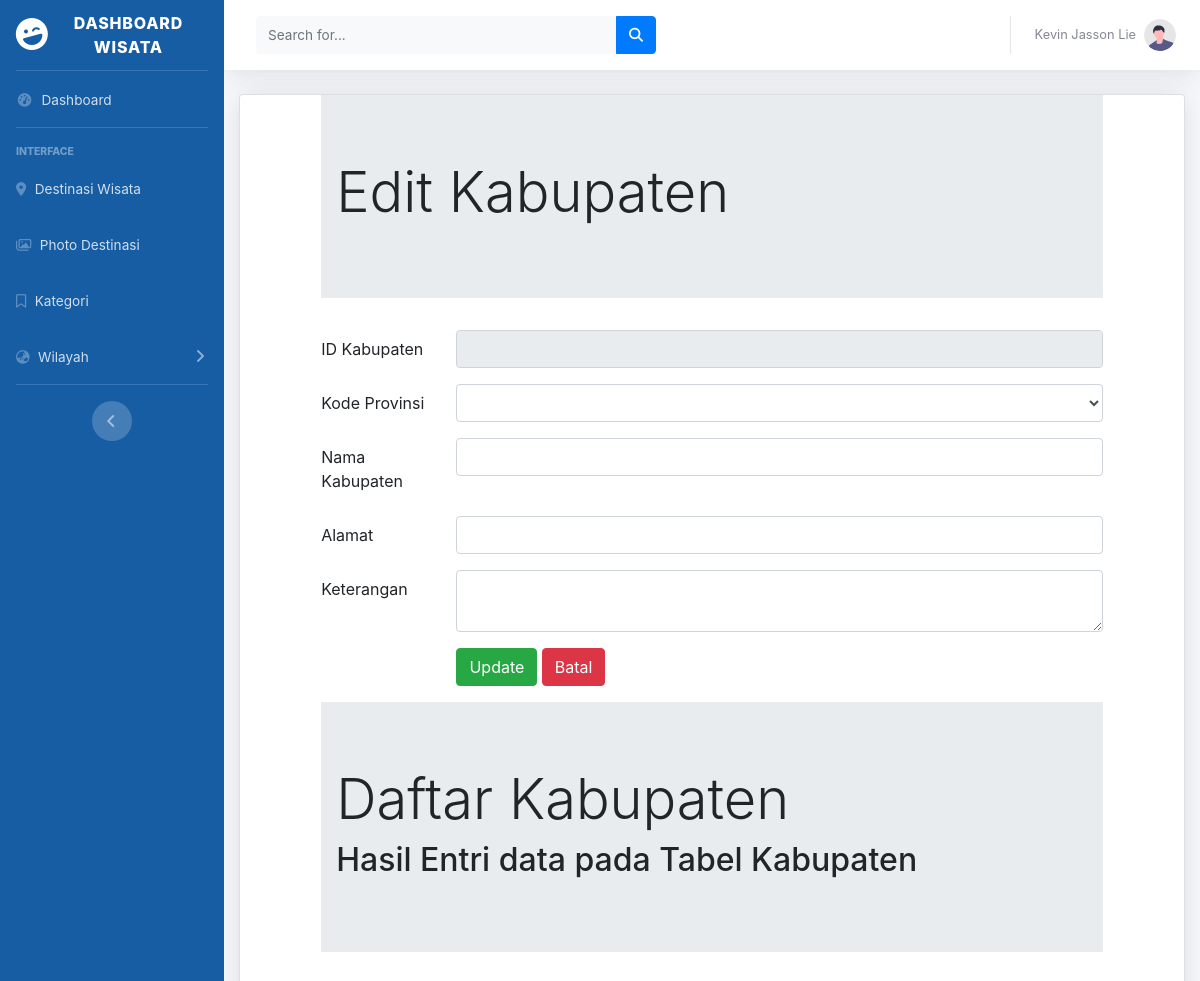
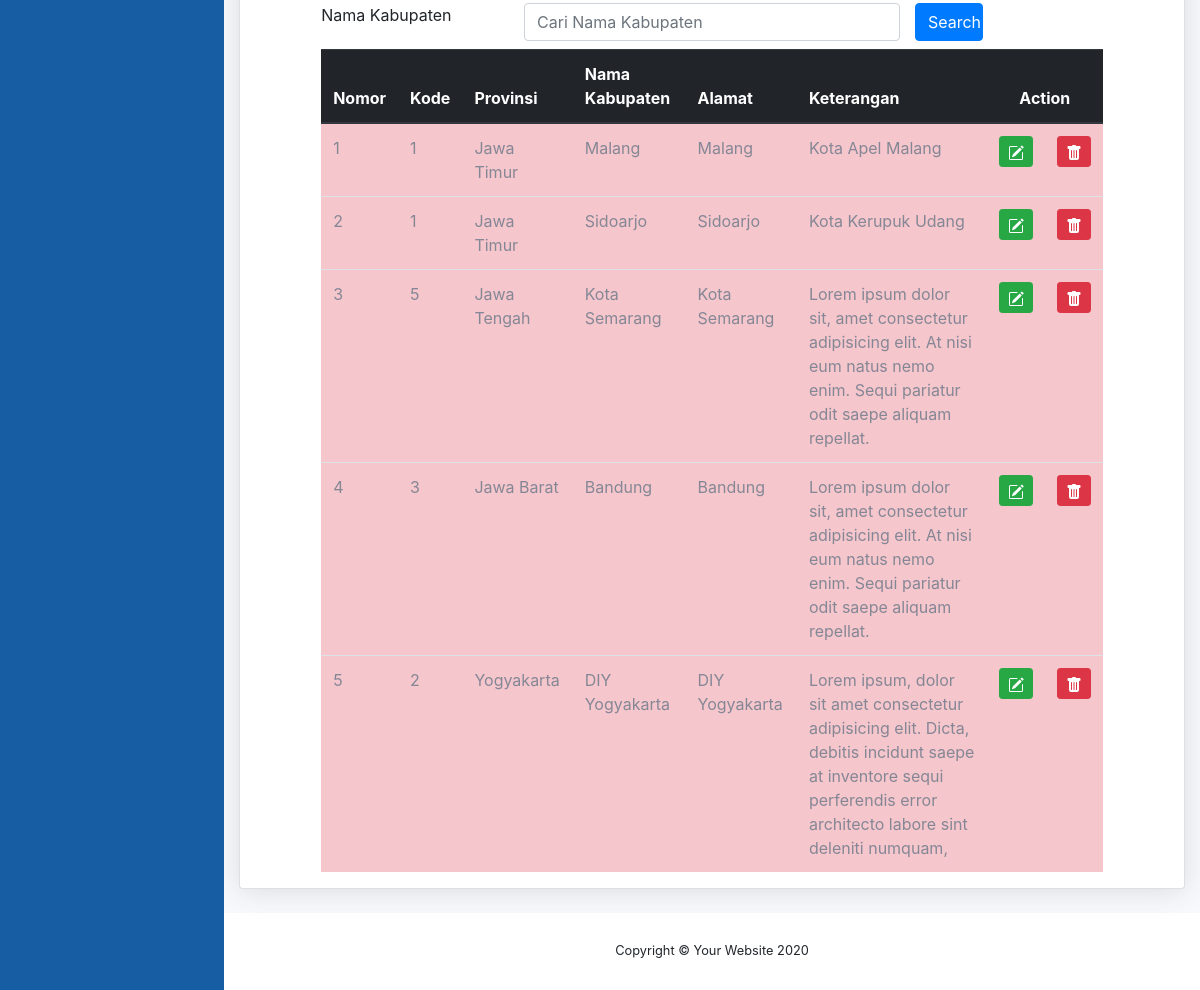
The page /ADMIN/kabupatenedit.php (signed in) on the database its author committed (2 pictures, top to bottom).
### tables this page shows
CREATE TABLE `kabupaten` (
  `kabupatenID` int(11) NOT NULL,
  `provinsiID` int(11) NOT NULL,
  `kabupatenNAMA` varchar(120) NOT NULL,
  `kabupatenALAMAT` varchar(255) NOT NULL,
  `kabupatenKET` text NOT NULL
);

CREATE TABLE `provinsi` (
  `provinsiID` int(11) NOT NULL,
  `provinsiKODE` varchar(50) NOT NULL,
  `provinsiNAMA` varchar(255) NOT NULL,
  `provinsiALAMAT` varchar(255) NOT NULL,
  `provinsiKET` text NOT NULL
);

### ADMIN/kabupatenedit.php (the view, shortened to what this page needs)
<!DOCTYPE html>
<html lang="en">
<head>
</head>
<?php include "header.php";?>
<div class="container-fluid">
<div class="card shadow mb-4">
<?php
include "includes/config.php";
$kabupatenid = $_GET["ubah"];
$editkabupaten = mysqli_query($connection, "SELECT kabupaten.*, provinsi.provinsiNAMA
 FROM kabupaten, provinsi WHERE kabupatenID = '$kabupatenid'
 AND provinsi.provinsiID = kabupaten.provinsiID");
$rowedit = mysqli_fetch_array($editkabupaten);
$dataprovinsi = mysqli_query($connection, "SELECT * FROM provinsi");
?>
<html lang="en">
<head>
    <link rel="stylesheet" type="text/css" href="https://cdnjs.cloudflare.com/ajax/libs/select2/4.0.3/css/select2.min.css">
    <link rel="stylesheet" type="text/css" href="css/bootstrap.min.css">
</head>
<div class="row">
<div class="col-sm-1">
</div>
<div class="col-sm-10">
        <div class="jumbotron jumbotron-fluid">
            <div class="container">
                <h1 class="display-4">Edit Kabupaten</h1>
            </div>
        </div>
<form method="POST" enctype="multipart/form-data">
  <div class="form-group row">
    <label for="kodedestinasi" class="col-sm-2 col-form-label">ID Kabupaten</label>
    <div class="col-sm-10">
      <input type="text" class="form-control" id="kodedestinasi" name="inputkode" value="<?php echo $rowedit["kabupatenID"]?>" maxlength="4" disabled>
    </div>
  </div>
  <div class="form-group row">
    <label for="provinsiid" class="col-sm-2 col-form-label">Kode Provinsi</label>
    <div class="col-sm-10">
    <select class="form-control" id="provinsiid" name="provinsiid">
        <option value="<?php echo $rowedit["provinsiID"]?>"><?php echo $rowedit["provinsiID"]?>
          <?php echo $rowedit['provinsiNAMA']?></option>
        <?php while($row = mysqli_fetch_array($dataprovinsi))
        { ?>
            <option value="<?php echo $row["provinsiID"]?>">
            </option>
        <?php } ?>
    </select>
  </div>
  </div>
  <div class="form-group row">
    <label for="kabupatennama" class="col-sm-2 col-form-label">Nama Kabupaten</label>
    <div class="col-sm-10">
      <input type="text" class="form-control" name="kabupatennama" id="kabupatennama" value="<?php echo $rowedit["kabupatenNAMA"]?>">
    </div>
  </div>
  <div class="form-group row">
    <label for="kabupatenalamat" class="col-sm-2 col-form-label">Alamat</label>
    <div class="col-sm-10">
      <input type="text" class="form-control" name="kabupatenalamat" id="kabupatenalamat" value="<?php echo $rowedit["kabupatenALAMAT"]?>">
    </div>
  </div>
  <div class="form-group row">
    <label for="kabupatenket" class="col-sm-2 col-form-label">Keterangan</label>
    <div class="col-sm-10">
      <textarea class="form-control" name="kabupatenket" id="kabupatenket"><?php echo $rowedit["kabupatenKET"]?></textarea>
    </div>
  </div>
  <div class="form-group row">
    <div class="col-sm-2"></div>
    <div class="col-sm-10">
      <input type="submit" class="btn btn-success" value="Update" name="Edit">
      <input type="submit" class="btn btn-danger" value="Batal" name="Batal">
    </div>
  </div>
</form>
</div>
<div class="col-sm-1">
</div>
</div>
<div class="row">
    <div class="col-sm-1"></div>
    <div class="col-sm-10">
        <div class="jumbotron jumbotron-fluid">
            <div class="container">
                <h1 class="display-4">Daftar Kabupaten</h1>
                <h2>Hasil Entri data pada Tabel Kabupaten</h2>
            </div>
        </div>
    <form method="POST">
        <div class="form-group row mb-2">
            <label for="search" class="col-sm-3">Nama Kabupaten</label>
            <div class="col-sm-6">
                <input type="text" name="search" class="form-control" id="search" value="<?php if(isset($_POST['search'])) {echo $_POST['search'];}?>" placeholder="Cari Nama Kabupaten">
            </div>
            <input type="submit" name="kirim" class="col-sm-1 btn btn-primary" value="Search">
        </div>
    </form>
    <table class="table table-hover table-danger">
        <thead class="thead-dark">
            <tr>
                <th>Nomor</th>
                <th>Kode</th>
                <th>Provinsi</th>
                <th>Nama Kabupaten</th>
                <th>Alamat</th>
                <th>Keterangan</th>
                <th colspan="2" style="text-align: center">Action</th>
            </tr>
        </thead>
        <tbody>
        <?php
        if(isset($_POST["kirim"]))
        {
            $search = $_POST['search'];
            $query = mysqli_query($connection, "SELECT kabupaten.*, provinsi.provinsiNAMA FROM kabupaten, provinsi
                where kabupatennama like '%".$search."%'
                and kabupaten.provinsiID = provinsi.provinsiID");
        }else
            {
            $query = mysqli_query($connection, "SELECT kabupaten.*, provinsi.provinsiNAMA FROM kabupaten, provinsi
            where kabupaten.provinsiID = provinsi.provinsiID");
            }
            $nomor = 1;
            while ($row = mysqli_fetch_array($query))
            { ?>
                <tr>
                    <td><?php echo $nomor;?></td>
                    <td><?php echo $row['provinsiID'];?></td>
                    <td><?php echo $row['provinsiNAMA'];?></td>
                    <td><?php echo $row['kabupatenNAMA'];?></td>
                    <td><?php echo $row['kabupatenALAMAT'];?></td>
                    <td><?php echo $row['kabupatenKET'];?></td>
<td>
<a href="kabupatenedit.php?ubah=<?php echo $row["kabupatenID"]?>"
  class="btn btn-success btn-sm" title="EDIT">
</a>
</td>
<td>
<a href="kabupatenhapus.php?hapus=<?php echo $row["kabupatenID"]?>"
  class="btn btn-danger btn-sm" title="HAPUS">
</a>
</td>
                </tr>
            <?php $nomor = $nomor + 1;?>
            <?php } ?>
        </tbody>
    </table>
    </div>
    <div class="col-sm-1"></div>
</div>
</div>
</div>
<?php include "footer.php";?>
</html>

### rows shown on the page
kabupaten: provinsiID "1", provinsiID.provinsiNAMA "Jawa Timur", kabupatenNAMA "Malang", kabupatenALAMAT "Malang", kabupatenKET "Kota Apel Malang"
kabupaten: provinsiID "1", provinsiID.provinsiNAMA "Jawa Timur", kabupatenNAMA "Sidoarjo", kabupatenALAMAT "Sidoarjo", kabupatenKET "Kota Kerupuk Udang"
kabupaten: provinsiID "5", provinsiID.provinsiNAMA "Jawa Tengah", kabupatenNAMA "Kota Semarang", kabupatenALAMAT "Kota Semarang", kabupatenKET "Lorem ipsum dolor sit, amet consectetur adipisicing elit. At nisi eum natus nemo enim. Sequi pariatur odit saepe aliquam repellat."
kabupaten: provinsiID "3", provinsiID.provinsiNAMA "Jawa Barat", kabupatenNAMA "Bandung", kabupatenALAMAT "Bandung", kabupatenKET "Lorem ipsum dolor sit, amet consectetur adipisicing elit. At nisi eum natus nemo enim. Sequi pariatur odit saepe aliquam repellat."
kabupaten: provinsiID "2", provinsiID.provinsiNAMA "Yogyakarta", kabupatenNAMA "DIY Yogyakarta", kabupatenALAMAT "DIY Yogyakarta", kabupatenKET "Lorem ipsum, dolor sit amet consectetur adipisicing elit. Dicta, debitis incidunt saepe at inventore sequi perferendis error architecto labore sint deleniti numquam,"
